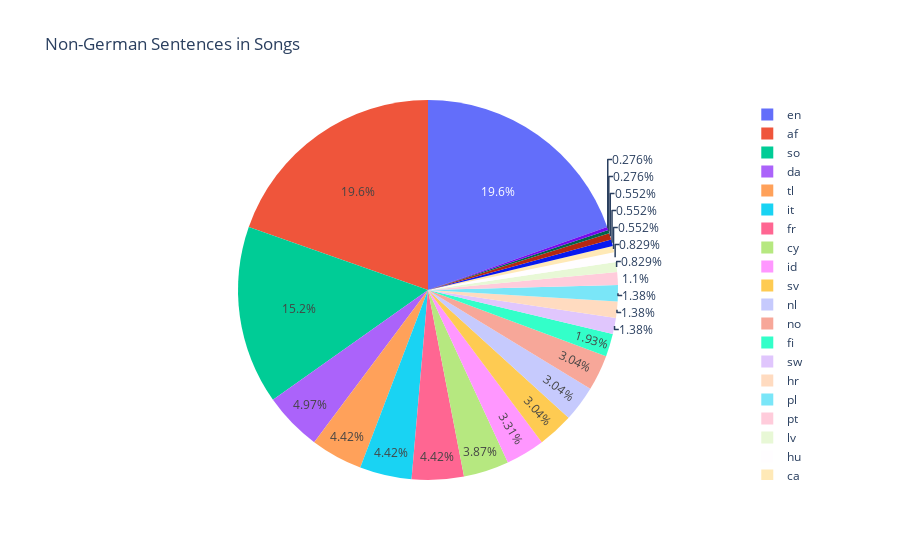

Source (notebook cell):
### Code cell
import plotly.graph_objects as go

df_results = pd.DataFrame(results)
df_languages = df_results.explode('languages')
df_languages_counts = df_languages['languages'].value_counts()

fig = go.Figure(data=[go.Pie(labels=df_languages_counts.index, values=df_languages_counts.values)])

fig.update_layout(title='Non-German Sentences in Songs')
fig.show()

### Figure 1 — Plotly figure (JSON) as saved in the notebook; plotly's stock layout.template omitted (floating-point values rounded to 4 significant figures)
{"data": [{"labels": ["en", "af", "so", "da", "tl", "it", "fr", "cy", "id", "sv", "nl", "no", "fi", "sw", "hr", "pl", "pt", "lv", "hu", "ca", "lt", "sk", "et", "tr"], "type": "pie", "values": [71, 71, 55, 18, 16, 16, 16, 14, 12, 11, 11, 11, 7, 5, 5, 5, 4, 3, 3, 2, 2, 2, 1, 1]}], "layout": {"title": {"text": "Non-German Sentences in Songs"}}}
